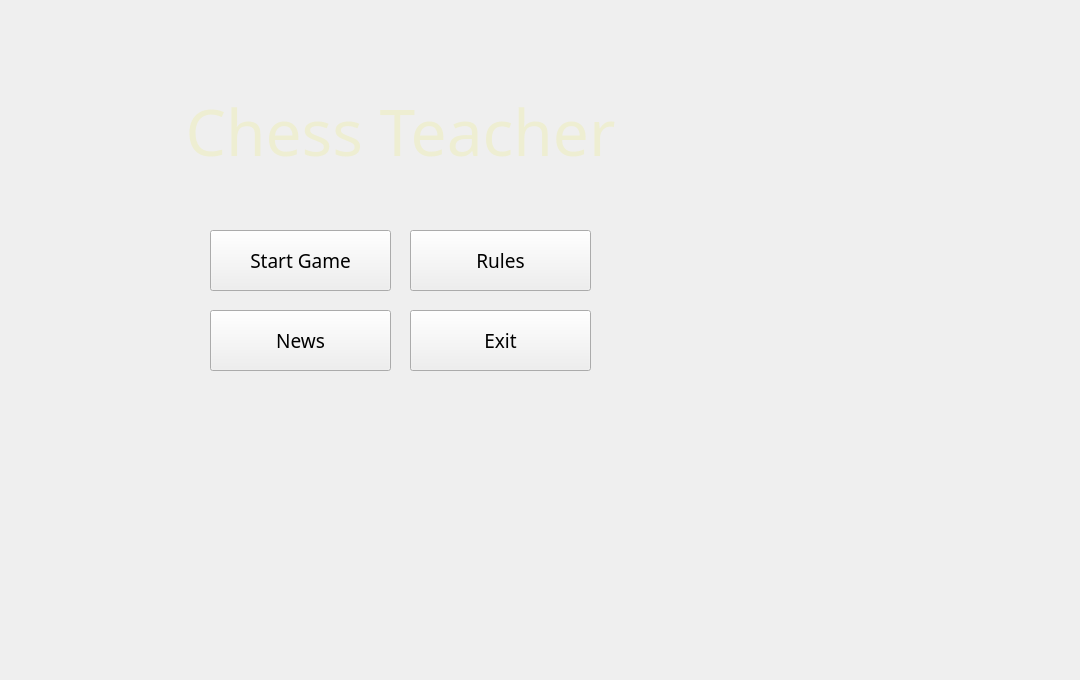
    <widget class="QWidget" name="HomePage">
     <property name="styleSheet">
      <string notr="true"/>
     </property>
     <widget class="QLabel" name="homepageTitle">
      <property name="geometry">
       <rect>
        <x>120</x>
        <y>70</y>
        <width>561</width>
        <height>121</height>
       </rect>
      </property>
      <property name="font">
       <font>
        <family>Dubai Medium</family>
        <pointsize>48</pointsize>
       </font>
      </property>
      <property name="styleSheet">
       <string notr="true">color: rgba(238,238,210,255)</string>
      </property>
      <property name="text">
       <string>Chess Teacher</string>
      </property>
      <property name="alignment">
       <set>Qt::AlignCenter</set>
      </property>
     </widget>
     <widget class="QPushButton" name="startgameButton">
      <property name="geometry">
       <rect>
        <x>210</x>
        <y>230</y>
        <width>181</width>
        <height>61</height>
       </rect>
      </property>
      <property name="font">
       <font>
        <family>Dubai Medium</family>
        <pointsize>14</pointsize>
       </font>
      </property>
      <property name="text">
       <string>Start Game</string>
      </property>
     </widget>
     <widget class="QPushButton" name="rulesButton">
      <property name="geometry">
       <rect>
        <x>410</x>
        <y>230</y>
        <width>181</width>
        <height>61</height>
       </rect>
      </property>
      <property name="font">
       <font>
        <family>Dubai Medium</family>
        <pointsize>14</pointsize>
       </font>
      </property>
      <property name="text">
       <string>Rules</string>
      </property>
     </widget>
     <widget class="QPushButton" name="newsButton">
      <property name="geometry">
       <rect>
        <x>210</x>
        <y>310</y>
        <width>181</width>
        <height>61</height>
       </rect>
      </property>
      <property name="font">
       <font>
        <family>Dubai Medium</family>
        <pointsize>14</pointsize>
       </font>
      </property>
      <property name="text">
       <string>News</string>
      </property>
     </widget>
     <widget class="QPushButton" name="exitgameButton">
      <property name="geometry">
       <rect>
        <x>410</x>
        <y>310</y>
        <width>181</width>
        <height>61</height>
       </rect>
      </property>
      <property name="font">
       <font>
        <family>Dubai Medium</family>
        <pointsize>14</pointsize>
       </font>
      </property>
      <property name="text">
       <string>Exit</string>
      </property>
     </widget>
     <widget class="QLabel" name="homepageWallpaper">
      <property name="geometry">
       <rect>
        <x>-140</x>
        <y>-10</y>
        <width>1071</width>
        <height>671</height>
       </rect>
      </property>
      <property name="text">
       <string/>
      </property>
      <property name="scaledContents">
       <bool>true</bool>
      </property>
     </widget>
     <zorder>homepageWallpaper</zorder>
     <zorder>startgameButton</zorder>
     <zorder>rulesButton</zorder>
     <zorder>newsButton</zorder>
     <zorder>exitgameButton</zorder>
     <zorder>homepageTitle</zorder>
    </widget>
